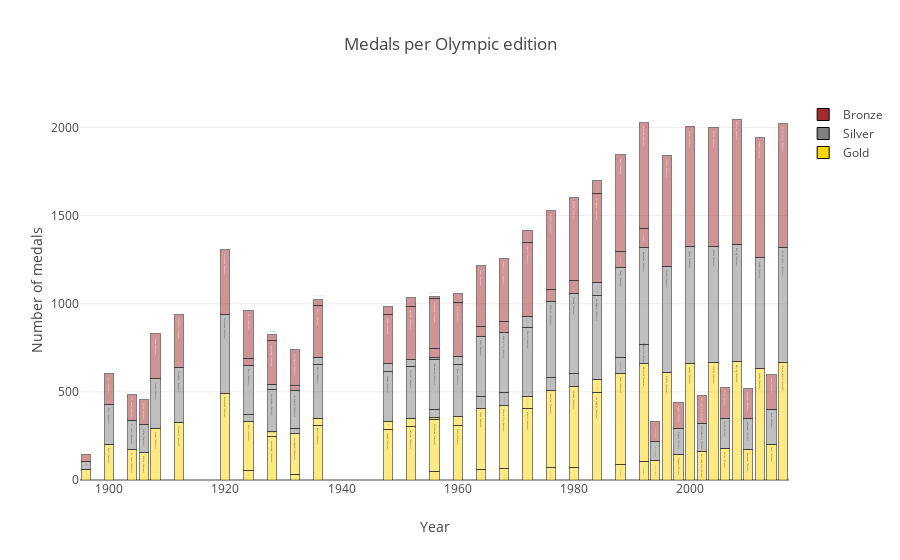

The notebook cell this image was saved under:
### Code cell
traceG = go.Bar(
    x = dfG['Year'],y = dfG['ID'],
    name="Gold",
     marker=dict(
                color='gold',
                line=dict(
                    color='black',
                    width=1),
                opacity=0.5,
            ),
    text = dfG['City']+ " (" + dfG['Season'] + ")",
)
traceS = go.Bar(
    x = dfS['Year'],y = dfS['ID'],
    name="Silver",
    marker=dict(
                color='Grey',
                line=dict(
                    color='black',
                    width=1),
                opacity=0.5,
            ),
    text=dfS['City']+ " (" + dfS['Season'] + ")",
)

traceB = go.Bar(
    x = dfB['Year'],y = dfB['ID'],
    name="Bronze",
    marker=dict(
                color='Brown',
                line=dict(
                    color='black',
                    width=1),
                opacity=0.5,
            ),
    text=dfB['City']+ " (" + dfB['Season'] + ")",
)

data = [traceG, traceS, traceB]
layout = dict(title = 'Medals per Olympic edition',
          xaxis = dict(title = 'Year', showticklabels=True), 
          yaxis = dict(title = 'Number of medals'),
          hovermode = 'closest',
          barmode='stack'
         )
fig = dict(data=data, layout=layout)
iplot(fig, filename='events-sports1')

### Figure 1 — Plotly figure (JSON) as saved in the notebook; plotly's stock layout.template omitted (floating-point values rounded to 4 significant figures)
{"data": [{"marker": {"color": "gold", "line": {"color": "black", "width": 1}, "opacity": 0.5}, "name": "Gold", "text": ["Athina (Summer)", "Paris (Summer)", "St. Louis (Summer)", "Athina (Summer)", "London (Summer)", "Stockholm (Summer)", "Antwerpen (Summer)", "Chamonix (Winter)", "Paris (Summer)", "Amsterdam (Summer)", "Sankt Moritz (Winter)", "Lake Placid (Winter)", "Los Angeles (Summer)", "Berlin (Summer)", "Garmisch-Partenkirchen (Winter)", "London (Summer)", "Sankt Moritz (Winter)", "Helsinki (Summer)", "Oslo (Winter)", "Cortina d'Ampezzo (Winter)", "Melbourne (Summer)", "Stockholm (Summer)", "Roma (Summer)", "Squaw Valley (Winter)", "Innsbruck (Winter)", "Tokyo (Summer)", "Grenoble (Winter)", "Mexico City (Summer)", "Munich (Summer)", "Sapporo (Winter)", "Innsbruck (Winter)", "Montreal (Summer)", "Lake Placid (Winter)", "Moskva (Summer)", "Los Angeles (Summer)", "Sarajevo (Winter)", "Calgary (Winter)", "Seoul (Summer)", "Albertville (Winter)", "Barcelona (Summer)", "Lillehammer (Winter)", "Atlanta (Summer)", "Nagano (Winter)", "Sydney (Summer)", "Salt Lake City (Winter)", "Athina (Summer)", "Torino (Winter)", "Beijing (Summer)", "Vancouver (Winter)", "London (Summer)", "Sochi (Winter)", "Rio de Janeiro (Summer)"], "type": "bar", "uid": "9ad23b61-5d29-4ff2-99c6-3c2dc6f94a8b", "x": [1896, 1900, 1904, 1906, 1908, 1912, 1920, 1924, 1924, 1928, 1928, 1932, 1932, 1936, 1936, 1948, 1948, 1952, 1952, 1956, 1956, 1956, 1960, 1960, 1964, 1964, 1968, 1968, 1972, 1972, 1976, 1976, 1980, 1980, 1984, 1984, 1988, 1988, 1992, 1992, 1994, 1996, 1998, 2000, 2002, 2004, 2006, 2008, 2010, 2012, 2014, 2016], "y": [62, 201, 173, 157, 294, 326, 493, 55, 277, 245, 30, 32, 229, 312, 36, 289, 41, 306, 45, 51, 290, 12, 309, 50, 61, 347, 66, 359, 404, 70, 70, 438, 72, 457, 497, 74, 87, 520, 104, 559, 110, 608, 145, 663, 162, 664, 176, 671, 174, 632, 202, 665]}, {"marker": {"color": "Grey", "line": {"color": "black", "width": 1}, "opacity": 0.5}, "name": "Silver", "text": ["Athina (Summer)", "Paris (Summer)", "St. Louis (Summer)", "Athina (Summer)", "London (Summer)", "Stockholm (Summer)", "Antwerpen (Summer)", "Chamonix (Winter)", "Paris (Summer)", "Amsterdam (Summer)", "Sankt Moritz (Winter)", "Lake Placid (Winter)", "Los Angeles (Summer)", "Berlin (Summer)", "Garmisch-Partenkirchen (Winter)", "London (Summer)", "Sankt Moritz (Winter)", "Helsinki (Summer)", "Oslo (Winter)", "Cortina d'Ampezzo (Winter)", "Melbourne (Summer)", "Stockholm (Summer)", "Roma (Summer)", "Squaw Valley (Winter)", "Innsbruck (Winter)", "Tokyo (Summer)", "Grenoble (Winter)", "Mexico City (Summer)", "Munich (Summer)", "Sapporo (Winter)", "Innsbruck (Winter)", "Montreal (Summer)", "Lake Placid (Winter)", "Moskva (Summer)", "Los Angeles (Summer)", "Sarajevo (Winter)", "Calgary (Winter)", "Seoul (Summer)", "Albertville (Winter)", "Barcelona (Summer)", "Lillehammer (Winter)", "Atlanta (Summer)", "Nagano (Winter)", "Sydney (Summer)", "Salt Lake City (Winter)", "Athina (Summer)", "Torino (Winter)", "Beijing (Summer)", "Vancouver (Winter)", "London (Summer)", "Sochi (Winter)", "Rio de Janeiro (Summer)"], "type": "bar", "uid": "41674c67-05e8-4646-b530-ac08e889f76e", "x": [1896, 1900, 1904, 1906, 1908, 1912, 1920, 1924, 1924, 1928, 1928, 1932, 1932, 1936, 1936, 1948, 1948, 1952, 1952, 1956, 1956, 1956, 1960, 1960, 1964, 1964, 1968, 1968, 1972, 1972, 1976, 1976, 1980, 1980, 1984, 1984, 1988, 1988, 1992, 1992, 1994, 1996, 1998, 2000, 2002, 2004, 2006, 2008, 2010, 2012, 2014, 2016], "y": [43, 228, 163, 156, 281, 315, 448, 38, 281, 239, 28, 32, 214, 310, 37, 284, 48, 291, 44, 49, 281, 12, 294, 48, 67, 339, 70, 340, 392, 63, 71, 434, 73, 458, 477, 74, 88, 513, 108, 549, 109, 605, 145, 661, 157, 660, 175, 667, 175, 630, 197, 655]}, {"marker": {"color": "Brown", "line": {"color": "black", "width": 1}, "opacity": 0.5}, "name": "Bronze", "text": ["Athina (Summer)", "Paris (Summer)", "St. Louis (Summer)", "Athina (Summer)", "London (Summer)", "Stockholm (Summer)", "Antwerpen (Summer)", "Chamonix (Winter)", "Paris (Summer)", "Amsterdam (Summer)", "Sankt Moritz (Winter)", "Lake Placid (Winter)", "Los Angeles (Summer)", "Berlin (Summer)", "Garmisch-Partenkirchen (Winter)", "London (Summer)", "Sankt Moritz (Winter)", "Helsinki (Summer)", "Oslo (Winter)", "Cortina d'Ampezzo (Winter)", "Melbourne (Summer)", "Stockholm (Summer)", "Roma (Summer)", "Squaw Valley (Winter)", "Innsbruck (Winter)", "Tokyo (Summer)", "Grenoble (Winter)", "Mexico City (Summer)", "Munich (Summer)", "Sapporo (Winter)", "Innsbruck (Winter)", "Montreal (Summer)", "Lake Placid (Winter)", "Moskva (Summer)", "Los Angeles (Summer)", "Sarajevo (Winter)", "Calgary (Winter)", "Seoul (Summer)", "Albertville (Winter)", "Barcelona (Summer)", "Lillehammer (Winter)", "Atlanta (Summer)", "Nagano (Winter)", "Sydney (Summer)", "Salt Lake City (Winter)", "Athina (Summer)", "Torino (Winter)", "Beijing (Summer)", "Vancouver (Winter)", "London (Summer)", "Sochi (Winter)", "Rio de Janeiro (Summer)"], "type": "bar", "uid": "13bfbd42-05e9-42bd-b0c8-176cf5de0963", "x": [1896, 1900, 1904, 1906, 1908, 1912, 1920, 1924, 1924, 1928, 1928, 1932, 1932, 1936, 1936, 1948, 1948, 1952, 1952, 1956, 1956, 1956, 1960, 1960, 1964, 1964, 1968, 1968, 1972, 1972, 1976, 1976, 1980, 1980, 1984, 1984, 1988, 1988, 1992, 1992, 1994, 1996, 1998, 2000, 2002, 2004, 2006, 2008, 2010, 2012, 2014, 2016], "y": [38, 175, 150, 145, 256, 300, 367, 37, 274, 250, 31, 28, 204, 295, 35, 279, 46, 300, 47, 50, 286, 12, 308, 49, 58, 343, 63, 358, 419, 66, 70, 448, 73, 469, 502, 74, 88, 549, 106, 604, 112, 629, 150, 680, 159, 677, 175, 710, 171, 679, 198, 703]}], "layout": {"barmode": "stack", "hovermode": "closest", "title": {"text": "Medals per Olympic edition"}, "xaxis": {"showticklabels": true, "title": {"text": "Year"}}, "yaxis": {"title": {"text": "Number of medals"}}}}
